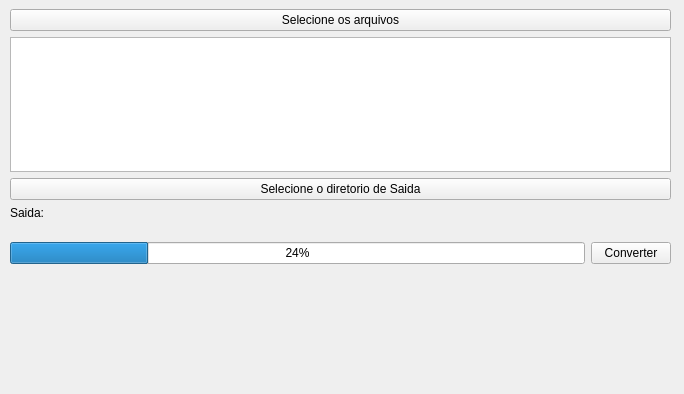
<?xml version="1.0" encoding="UTF-8"?>
<ui version="4.0">
 <class>MainWindow</class>
 <widget class="QMainWindow" name="MainWindow">
  <property name="geometry">
   <rect>
    <x>0</x>
    <y>0</y>
    <width>684</width>
    <height>394</height>
   </rect>
  </property>
  <property name="windowTitle">
   <string>MainWindow</string>
  </property>
  <widget class="QWidget" name="centralwidget">
   <widget class="QWidget" name="verticalLayoutWidget">
    <property name="geometry">
     <rect>
      <x>10</x>
      <y>9</y>
      <width>661</width>
      <height>211</height>
     </rect>
    </property>
    <layout class="QVBoxLayout" name="verticalLayout_4">
     <item>
      <widget class="QPushButton" name="btn_load">
       <property name="text">
        <string>Selecione os arquivos</string>
       </property>
      </widget>
     </item>
     <item>
      <widget class="QListView" name="listView"/>
     </item>
     <item>
      <widget class="QPushButton" name="btn_output">
       <property name="text">
        <string>Selecione o diretorio de Saida</string>
       </property>
      </widget>
     </item>
     <item>
      <widget class="QLabel" name="label">
       <property name="text">
        <string>Saida:</string>
       </property>
      </widget>
     </item>
    </layout>
   </widget>
   <widget class="QWidget" name="horizontalLayoutWidget">
    <property name="geometry">
     <rect>
      <x>10</x>
      <y>240</y>
      <width>661</width>
      <height>27</height>
     </rect>
    </property>
    <layout class="QHBoxLayout" name="horizontalLayout">
     <item>
      <widget class="QProgressBar" name="progressBar">
       <property name="value">
        <number>24</number>
       </property>
      </widget>
     </item>
     <item>
      <widget class="QPushButton" name="btn_converter">
       <property name="text">
        <string>Converter</string>
       </property>
      </widget>
     </item>
    </layout>
   </widget>
  </widget>
  <widget class="QMenuBar" name="menubar">
   <property name="geometry">
    <rect>
     <x>0</x>
     <y>0</y>
     <width>684</width>
     <height>22</height>
    </rect>
   </property>
  </widget>
 </widget>
 <resources/>
 <connections/>
</ui>
